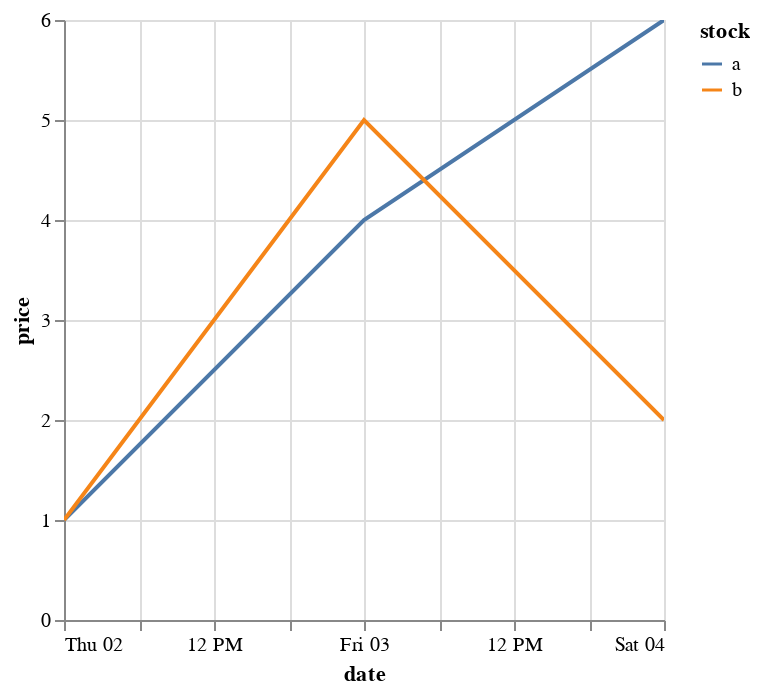

The notebook cell this image was saved under:
### Markdown cell above
**Megjegyzés:** Amennyiben a `df.plot(...)` sorokra `ModuleUpgradeRequiredError: altair>=5.4.0 is required for .plot` hibával találkozunk akkor szükséges az `altair` parancs szükséges az alábbi parancs futtatása:
```bash
pip install --upgrade altair
```

### Code cell
#region-> Példa egyszerű Polars dataframe létrehozására, adatok diagramon való megjelenítése
import polars as pl
from datetime import date

df = pl.DataFrame(
    {
        "date": [date(2020, 1, 2), date(2020, 1, 3), date(2020, 1, 4)] * 2,
        "stock": ["a", "a", "a", "b", "b", "b"],
        "price": [1, 4, 6, 1, 5, 2],

    }
)

print(f"A DataFrame sémája: {df.schema}")
print(f"A DataFrameben tárolt adatok megtekintése: {df}")
print("További információk:", df.describe())

df.plot.line(x="date", y="price", color="stock")
#endregion

### Figure 1 — Vega-Lite specification as saved in the notebook (floating-point values rounded to 4 significant figures)
{"config": {"view": {"continuousWidth": 300, "continuousHeight": 300}}, "data": {"name": "data-2570eccee77fe25af3fdf118b1812d4d"}, "mark": {"type": "line", "tooltip": true}, "encoding": {"color": {"field": "stock", "type": "nominal"}, "x": {"field": "date", "type": "temporal"}, "y": {"field": "price", "type": "quantitative"}}, "params": [{"name": "param_1", "select": {"type": "interval", "encodings": ["x", "y"]}, "bind": "scales"}], "$schema": "https://vega.github.io/schema/vega-lite/v5.20.1.json", "datasets": {"data-2570eccee77fe25af3fdf118b1812d4d": [{"date": "2020-01-02T00:00:00", "stock": "a", "price": 1}, {"date": "2020-01-03T00:00:00", "stock": "a", "price": 4}, {"date": "2020-01-04T00:00:00", "stock": "a", "price": 6}, {"date": "2020-01-02T00:00:00", "stock": "b", "price": 1}, {"date": "2020-01-03T00:00:00", "stock": "b", "price": 5}, {"date": "2020-01-04T00:00:00", "stock": "b", "price": 2}]}}
